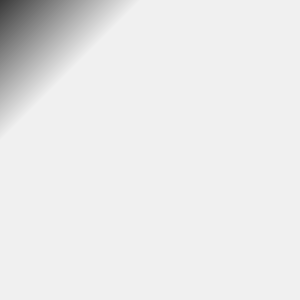
Frame 1 (no input)
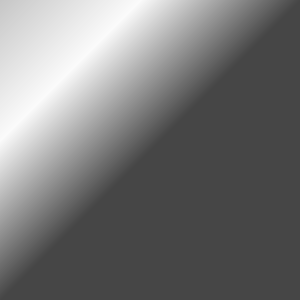
Frame 2 (the mouse pressed at the canvas centre, redrawn once)

The Processing sketch that drew these frames (run headless with seeded random() and noise(); the mouse was pressed at the canvas centre and the sketch redrawn once):

// Processing sketch: sketch_151008a
// ── sketch_151008a.pde
PVector v1, v2,v3;
  int value = 0;

void setup() {
  size(300,300);
  noLoop();
  v1 = new PVector(0, 0);
  v2 = new PVector(70, 70); 
}


void draw() {
   float xD1=v2.x - v1.x; //vector a.x
   float yD1=v2.y - v1.y; //vector a.y
   float d1Mag=sqrt(xD1*xD1+yD1*yD1); //vector a magnitude
   print(xD1+","+yD1+","+d1Mag+","+ "\n");
  for(int i =0; i<=width; i++)
  {
    for(int j=0; j<=height; j++)
    {
     
      float xD2=i - v1.x;   //vector b.x
      float yD2=j - v1.y;  //vector b.y
     
      float d2Mag=sqrt(xD2*xD2+yD2*yD2);  //vector b magnitude
      //b pojectaMag= |b|cos@ => |b|*(a dot b)/|a||b| => (a dot b) /|a| 
      //b projecta= |b|cos@*a/|a| =>  (a dot b) /|a| * a/|a| => (a dot b)/|a||a| *a 
      float dot=(xD2*xD1+yD2*yD1); // a,b dot product
      float projMag =dot/d1Mag;
    
      float projectx = projMag*(xD1/d1Mag);
      float projecty = projMag*(yD1/d1Mag);
      float projectMag = sqrt(projectx*projectx + projecty*projecty);
      print(projMag+"= "+ i+":"+projectx +","+j+":"+ projecty + "=>"+projectMag+"\t");
      //((a dot b)/|a||a|)*a = (a dot b)/(a dot a) * a
       //linear interpolation
      //map => (c-a)/(b-a):(e-d)/(f-d) => (e-d)= (c-a)/(b-a)*(f-d) => e= (c-a)/(b-a)*(f-d) + d
      float projMap = projMag/d1Mag * 1;
      //print(projMap+ "\t");
      //
      if(projMap<=1 && projMap>= 0)
         stroke(255*projMap);
      else if(projMap <0)
         stroke(0);
      else
         stroke(255);
       point(i, j);
    }
  }
}


void mousePressed() 
{
  

  if (value == 0) 
  {
     v1.x=mouseX;
     v1.y=  mouseY;
     println("v1:"+v1.x,v1.y);
     value=255;
  }
    else
  {
     v2.x=mouseX;
     v2.y=  mouseY;
     println("v2:"+v2.x,v2.y);
        value=0;
  }
  
}
